Frame 1 (no input): blank canvas, image omitted
Frame 60 (the mouse pressed at the canvas centre just before this capture): blank canvas, image omitted
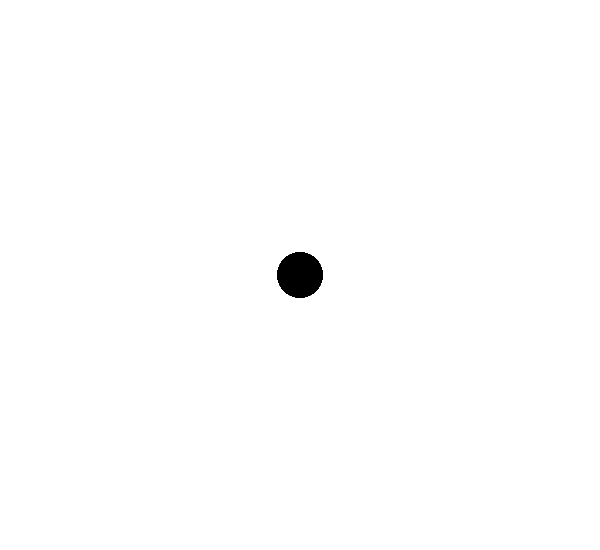
Frame 120 (the mouse held since frame 60 and released just before this capture)

The Processing sketch whose frames 1 and 60 were blank and that drew this single picture after the mouse press (run headless with seeded random() and noise(); from frame 60 on, the mouse is pressed at the canvas centre):

// Processing sketch: processing_1212
// ── processing_1212.pde

int dots = 45;

void setup() {
  size(600,550);
  background(255);
}

void draw() {
    noStroke();
    fill(0);
    if(keyPressed)  
    if (key == 'r' || key == 'r')
      fill(255,0,0);
    if (key == 'b' || key == 'b')
      fill(5,3,255);
    if (key == 'o' || key == 'o')
      fill(255,125,3);
    if (key == 'y' || key == 'y')
      fill(-255);
    if (key == 'G' || key == 'G')
      fill(22,255,3);
    if (key == 'g' || key == 'g')
      fill(42,134,34);
    if (key == 'B' || key == 'B')
      fill(0,255,249);
    if (key == '^' || key == '^')
      fill(3,2,149);
    if (key == 'p' || key == 'p')
      fill(254,0,255);
    if (key == 'P' || key == 'P')
      fill(178,0,255);
    if (key == '<' || key == '<')
      fill(142,142,142);
    if (key == '>' || key == '>')
      fill(0);
    if (key == 'k' || key == 'k')
      fill(255);
    if (key == ' ' || key == ' ')
      background(255);
    if(mousePressed) {
    ellipse(mouseX, mouseY, dots, dots);
    
    if(key == '+' || key == '+') {
    dots = dots+1;
    } else
    if(key == '-' || key == '-') {
      dots = dots-1;
 }
    }
  }
